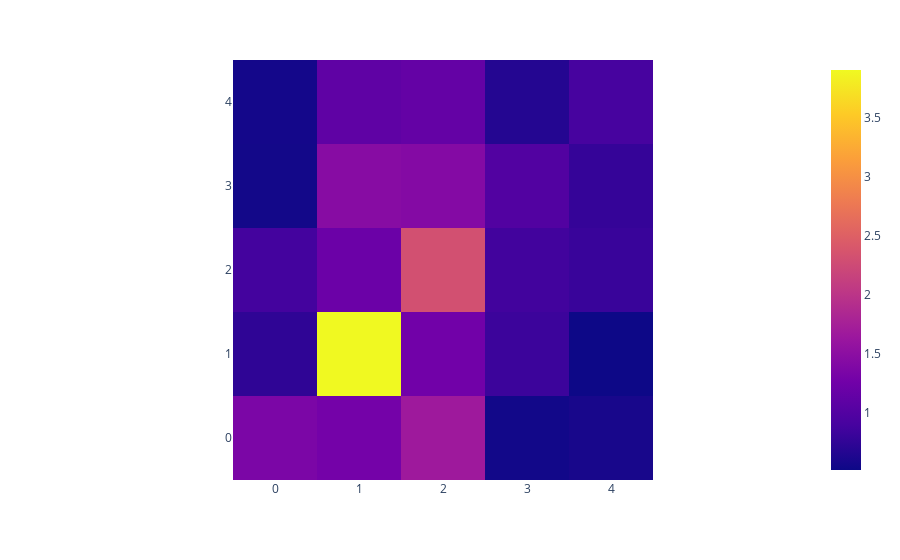

The notebook cell this image was saved under:
### Code cell
fig6 = px.imshow(age_mixing_matrix)
fig6.update_yaxes(autorange=True) 
fig6.show()

### Figure 1 — Plotly figure (JSON) as saved in the notebook; plotly's stock layout.template omitted (floating-point values rounded to 4 significant figures)
{"data": [{"coloraxis": "coloraxis", "hovertemplate": "x: %{x}<br>y: %{y}<br>color: %{z}<extra></extra>", "name": "0", "type": "heatmap", "xaxis": "x", "yaxis": "y", "z": [[1.346, 1.283, 1.67, 0.547, 0.5833], [0.7376, 3.91, 1.257, 0.8236, 0.5138], [0.8781, 1.21, 2.323, 0.8623, 0.808], [0.5503, 1.454, 1.428, 0.9909, 0.7788], [0.5598, 1.105, 1.149, 0.6653, 0.9017]]}], "layout": {"coloraxis": {"colorscale": [[0, "#0d0887"], [0.1111, "#46039f"], [0.2222, "#7201a8"], [0.3333, "#9c179e"], [0.4444, "#bd3786"], [0.5556, "#d8576b"], [0.6667, "#ed7953"], [0.7778, "#fb9f3a"], [0.8889, "#fdca26"], [1, "#f0f921"]]}, "margin": {"t": 60}, "xaxis": {"anchor": "y", "constrain": "domain", "domain": [0, 1], "scaleanchor": "y"}, "yaxis": {"anchor": "x", "autorange": true, "constrain": "domain", "domain": [0, 1]}}}
